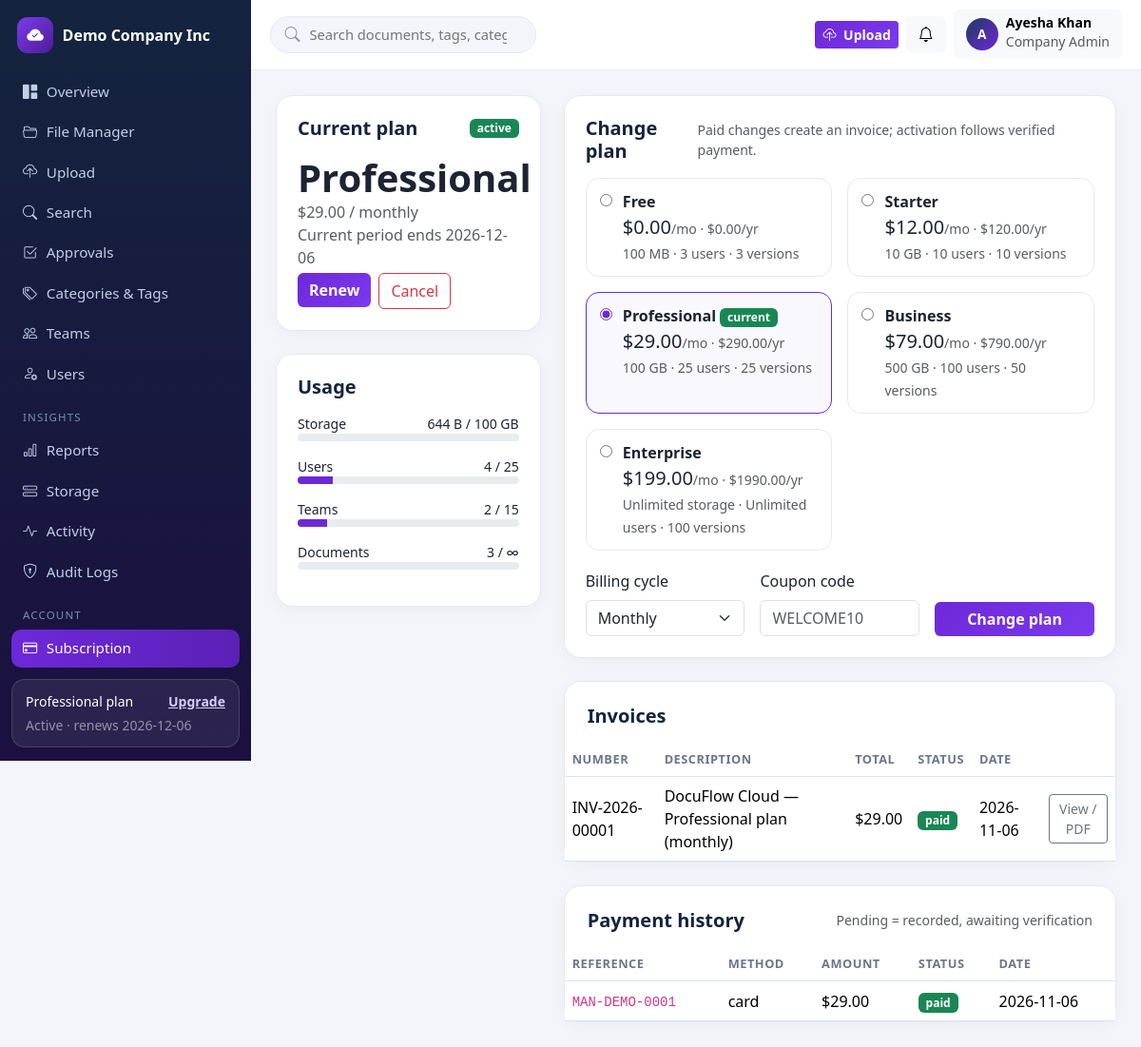
The page /app/subscription (signed in) on the database its author committed.
### tables this page shows
CREATE TABLE tenants (
    id INT UNSIGNED AUTO_INCREMENT PRIMARY KEY,
    name VARCHAR(160) NOT NULL,
    slug VARCHAR(180) NOT NULL UNIQUE,
    email VARCHAR(190) NOT NULL,
    logo VARCHAR(255) NULL,
    brand_color VARCHAR(9) NOT NULL DEFAULT '#1e3a5f',
    status ENUM('active','suspended') NOT NULL DEFAULT 'active',
    created_at TIMESTAMP NOT NULL DEFAULT CURRENT_TIMESTAMP,
    updated_at TIMESTAMP NOT NULL DEFAULT CURRENT_TIMESTAMP ON UPDATE CURRENT_TIMESTAMP,
    INDEX idx_tenants_status (status)
);

CREATE TABLE subscriptions (
    id INT UNSIGNED AUTO_INCREMENT PRIMARY KEY,
    tenant_id INT UNSIGNED NOT NULL,
    plan_id INT UNSIGNED NOT NULL,
    billing_cycle ENUM('monthly','yearly') NOT NULL DEFAULT 'monthly',
    status ENUM('trialing','active','past_due','cancelled','expired') NOT NULL DEFAULT 'trialing',
    trial_ends_at TIMESTAMP NULL,
    current_period_start TIMESTAMP NULL,
    current_period_end TIMESTAMP NULL,
    cancelled_at TIMESTAMP NULL,
    created_at TIMESTAMP NOT NULL DEFAULT CURRENT_TIMESTAMP,
    updated_at TIMESTAMP NOT NULL DEFAULT CURRENT_TIMESTAMP ON UPDATE CURRENT_TIMESTAMP,
    INDEX idx_sub_tenant (tenant_id),
    INDEX idx_sub_status (status),
    CONSTRAINT fk_sub_tenant FOREIGN KEY (tenant_id) REFERENCES tenants(id) ON DELETE CASCADE,
    CONSTRAINT fk_sub_plan FOREIGN KEY (plan_id) REFERENCES subscription_plans(id)
);

CREATE TABLE subscription_plans (
    id INT UNSIGNED AUTO_INCREMENT PRIMARY KEY,
    name VARCHAR(60) NOT NULL,
    slug VARCHAR(60) NOT NULL UNIQUE,
    price_monthly DECIMAL(10,2) NOT NULL DEFAULT 0,
    price_yearly DECIMAL(10,2) NOT NULL DEFAULT 0,
    storage_mb INT NOT NULL DEFAULT 100,        
    max_users INT NOT NULL DEFAULT 3,           
    max_file_mb INT NOT NULL DEFAULT 10,        
    max_teams INT NOT NULL DEFAULT 1,           
    version_history INT NOT NULL DEFAULT 3,
    features VARCHAR(500) NULL,
    is_active TINYINT(1) NOT NULL DEFAULT 1,
    created_at TIMESTAMP NOT NULL DEFAULT CURRENT_TIMESTAMP,
    updated_at TIMESTAMP NOT NULL DEFAULT CURRENT_TIMESTAMP ON UPDATE CURRENT_TIMESTAMP
);

CREATE TABLE users (
    id INT UNSIGNED AUTO_INCREMENT PRIMARY KEY,
    tenant_id INT UNSIGNED NULL,
    name VARCHAR(120) NOT NULL,
    email VARCHAR(190) NOT NULL UNIQUE,
    password_hash VARCHAR(255) NOT NULL,
    role VARCHAR(40) NOT NULL DEFAULT 'member',
    status ENUM('pending','active','disabled') NOT NULL DEFAULT 'pending',
    email_verified_at TIMESTAMP NULL,
    email_verification_token VARCHAR(64) NULL,
    last_login_at TIMESTAMP NULL,
    created_at TIMESTAMP NOT NULL DEFAULT CURRENT_TIMESTAMP,
    updated_at TIMESTAMP NOT NULL DEFAULT CURRENT_TIMESTAMP ON UPDATE CURRENT_TIMESTAMP,
    INDEX idx_users_tenant (tenant_id),
    INDEX idx_users_role (role),
    CONSTRAINT fk_users_tenant FOREIGN KEY (tenant_id) REFERENCES tenants(id) ON DELETE CASCADE
);

CREATE TABLE invoices (
    id INT UNSIGNED AUTO_INCREMENT PRIMARY KEY,
    tenant_id INT UNSIGNED NOT NULL,
    subscription_id INT UNSIGNED NULL,
    number VARCHAR(30) NOT NULL UNIQUE,
    description VARCHAR(255) NOT NULL,
    amount DECIMAL(10,2) NOT NULL,
    discount DECIMAL(10,2) NOT NULL DEFAULT 0,
    total DECIMAL(10,2) NOT NULL,
    status ENUM('unpaid','paid','void') NOT NULL DEFAULT 'unpaid',
    meta_plan_id INT UNSIGNED NULL,
    meta_cycle VARCHAR(10) NULL,
    paid_at TIMESTAMP NULL,
    created_at TIMESTAMP NOT NULL DEFAULT CURRENT_TIMESTAMP,
    INDEX idx_inv_tenant (tenant_id),
    CONSTRAINT fk_inv_tenant FOREIGN KEY (tenant_id) REFERENCES tenants(id) ON DELETE CASCADE,
    CONSTRAINT fk_inv_sub FOREIGN KEY (subscription_id) REFERENCES subscriptions(id) ON DELETE SET NULL
);

CREATE TABLE payments (
    id INT UNSIGNED AUTO_INCREMENT PRIMARY KEY,
    tenant_id INT UNSIGNED NOT NULL,
    invoice_id INT UNSIGNED NULL,
    amount DECIMAL(10,2) NOT NULL,
    currency CHAR(3) NOT NULL DEFAULT 'USD',
    method VARCHAR(40) NOT NULL DEFAULT 'manual',
     
    status ENUM('pending','paid','failed','refunded') NOT NULL DEFAULT 'pending',
    reference VARCHAR(80) NOT NULL,
    paid_at TIMESTAMP NULL,
    created_at TIMESTAMP NOT NULL DEFAULT CURRENT_TIMESTAMP,
    INDEX idx_pay_tenant (tenant_id),
    INDEX idx_pay_status (status),
    CONSTRAINT fk_pay_tenant FOREIGN KEY (tenant_id) REFERENCES tenants(id) ON DELETE CASCADE,
    CONSTRAINT fk_pay_invoice FOREIGN KEY (invoice_id) REFERENCES invoices(id) ON DELETE SET NULL
);

### resources/views/tenant/subscription.php (the view, shortened to what the rows shown need)
<?php $pageTitle = 'Subscription'; partial('app-open', compact('user', 'tenant', 'sub', 'unread', 'notifs', 'pageTitle')); ?>
<div class="row g-4">
  <div class="col-lg-4">
    <div class="panel mb-4">
      <div class="panel-head"><h5>Current plan</h5>
        <?php if ($sub): ?><span class="badge text-bg-<?= $effective === 'active' || $effective === 'trialing' ? 'success' : ($effective === 'past_due' ? 'warning' : 'danger') ?>"><?= e($effective) ?></span><?php endif; ?></div>
      <?php if ($sub): ?>
      <div class="display-6 fw-bold"><?= e($sub['plan_name']) ?></div>
      <p class="text-muted mb-1">$<?= e($sub['billing_cycle'] === 'yearly' ? $sub['price_yearly'] : $sub['price_monthly']) ?> / <?= e($sub['billing_cycle']) ?>
      <br>Current period ends <?= e(substr((string) $sub['current_period_end'], 0, 10)) ?></p>
      <div class="d-flex gap-2">
        <form method="post" action="<?= url('app/subscription/renew') ?>"><?= csrf_field() ?><button class="btn btn-purple">Renew</button></form>
        <form method="post" action="<?= url('app/subscription/cancel') ?>" onsubmit="return confirm('Cancel subscription at period end?')"><?= csrf_field() ?><button class="btn btn-outline-danger">Cancel</button></form>
      </div>
      <?php else: ?><p class="text-muted">No subscription found.</p><?php endif; ?>
    </div>
    <div class="panel">
      <div class="panel-head"><h5>Usage</h5></div>
      <?php $rows = [
        ['Storage', human_bytes($usage['storage']), $sub && (int) $sub['storage_mb'] >= 0 ? human_bytes((int) $sub['storage_mb'] * 1024 * 1024) : '∞', $sub && (int) $sub['storage_mb'] > 0 ? min(100, $usage['storage'] / ((int) $sub['storage_mb'] * 1024 * 1024) * 100) : 0],
        ['Users', (string) $usage['users'], $sub && (int) $sub['max_users'] >= 0 ? (string) (int) $sub['max_users'] : '∞', $sub && (int) $sub['max_users'] > 0 ? min(100, $usage['users'] / (int) $sub['max_users'] * 100) : 0],
        ['Teams', (string) $usage['teams'], $sub && (int) $sub['max_teams'] >= 0 ? (string) (int) $sub['max_teams'] : '∞', $sub && (int) $sub['max_teams'] > 0 ? min(100, $usage['teams'] / (int) $sub['max_teams'] * 100) : 0],
        ['Documents', (string) $usage['documents'], '∞', 0],
      ]; foreach ($rows as [$label, $used, $cap, $pct]): ?>
      <div class="mb-3"><div class="d-flex justify-content-between small"><span><?= e($label) ?></span><span><?= e($used) ?> / <?= e($cap) ?></span></div>
        <div class="progress" style="height:8px"><div class="progress-bar bg-purple" style="width:<?= round((float) $pct, 1) ?>%"></div></div></div>
      <?php endforeach; ?>
    </div>
  </div>
  <div class="col-lg-8">
    <div class="panel mb-4">
      <div class="panel-head"><h5>Change plan</h5><span class="text-muted small">Paid changes create an invoice; activation follows verified payment.</span></div>
      <form method="post" action="<?= url('app/subscription/change') ?>">
        <div class="row g-3">
          <?php foreach ($plans as $p): ?>
          <div class="col-md-6">
            <label class="plan-pick w-100">
              <input type="radio" name="plan_id" value="<?= (int) $p['id'] ?>" <?= $sub && (int) $sub['plan_id'] === (int) $p['id'] ? 'checked' : '' ?>>
              <span><strong><?= e($p['name']) ?></strong> <?= $sub && (int) $sub['plan_id'] === (int) $p['id'] ? '<span class="badge text-bg-success">current</span>' : '' ?><br>
              <span class="fs-5">$<?= e($p['price_monthly']) ?></span><small class="text-muted">/mo · $<?= e($p['price_yearly']) ?>/yr</small><br>
              <small class="text-muted"><?= (int) $p['storage_mb'] < 0 ? 'Unlimited storage' : human_bytes((int) $p['storage_mb'] * 1024 * 1024) ?> · <?= (int) $p['max_users'] < 0 ? 'Unlimited users' : (int) $p['max_users'] . ' users' ?> · <?= (int) $p['version_history'] ?> versions</small></span>
            </label>
          </div>
          <?php endforeach; ?>
        </div>
        <div class="row g-3 mt-1">
          <div class="col-md-4"><label class="form-label">Billing cycle</label>
            <select class="form-select" name="billing_cycle"><option value="monthly">Monthly</option><option value="yearly">Yearly</option></select></div>
          <div class="col-md-4"><label class="form-label">Coupon code</label>
            <input class="form-control" name="coupon" placeholder="WELCOME10"></div>
          <div class="col-md-4 d-flex align-items-end"><button class="btn btn-purple w-100">Change plan</button></div>
        </div>
      </form>
    </div>
    <div class="panel mb-4 p-0">
      <div class="panel-head px-4 pt-4"><h5>Invoices</h5></div>
      <table class="table table-hover align-middle mb-0">
        <thead><tr><th>Number</th><th>Description</th><th>Total</th><th>Status</th><th>Date</th><th></th></tr></thead>
        <tbody>
        <?php foreach ($invoices as $i): ?>
        <tr><td><?= e($i['number']) ?></td><td><?= e($i['description']) ?></td><td>$<?= number_format((float) $i['total'], 2) ?></td>
          <td><span class="badge text-bg-<?= $i['status'] === 'paid' ? 'success' : 'warning' ?>"><?= e($i['status']) ?></span></td>
          <td><?= e(substr((string) $i['created_at'], 0, 10)) ?></td>
          <td><a class="btn btn-sm btn-outline-secondary" href="<?= url('app/invoices/' . (int) $i['id']) ?>">View / PDF</a></td></tr>
        <?php endforeach; ?>
        </tbody>
      </table>
    </div>
    <div class="panel p-0">
      <div class="panel-head px-4 pt-4"><h5>Payment history</h5><span class="text-muted small">Pending = recorded, awaiting verification</span></div>
      <table class="table table-hover align-middle mb-0">
        <thead><tr><th>Reference</th><th>Method</th><th>Amount</th><th>Status</th><th>Date</th></tr></thead>
        <tbody>
        <?php foreach ($payments as $pay): ?>
        <tr><td><code><?= e($pay['reference']) ?></code></td><td><?= e($pay['method']) ?></td><td>$<?= number_format((float) $pay['amount'], 2) ?></td>
          <td><span class="badge text-bg-<?= $pay['status'] === 'paid' ? 'success' : ($pay['status'] === 'failed' ? 'danger' : 'warning') ?>"><?= e($pay['status']) ?></span></td>
          <td><?= e(substr((string) $pay['created_at'], 0, 10)) ?></td></tr>
        <?php endforeach; ?>
        </tbody>
      </table>
    </div>
  </div>
</div>

### routes/web.php (shortened to what the rows shown need)
<?php
function dispatch(string $method, string $uri): void
{
    $path = trim(parse_url($uri, PHP_URL_PATH) ?? '/', '/');
    foreach ($GLOBALS['routes'] as [$m, $pattern, $handler]) {
        if ($m !== $method) continue;
        $regex = '#^' . preg_replace('#\{[a-zA-Z_]+\}#', '([^/]+)', $pattern) . '$#';
        if (preg_match($regex, $path, $matches)) {
            array_shift($matches);
            $args = array_map(fn($v) => ctype_digit((string) $v) ? (int) $v : $v, $matches);
            [$class, $action] = $handler;
            (new $class())->$action(...$args);
            return;
        }
    }
}

### resources/views/partials/app-open.php (shortened to what the rows shown need)
<!DOCTYPE html>
<html lang="en">
<head>
<link href="https://cdn.jsdelivr.net/npm/bootstrap@5.3.3/dist/css/bootstrap.min.css" rel="stylesheet">
<link href="https://cdn.jsdelivr.net/npm/bootstrap-icons@1.11.3/font/bootstrap-icons.min.css" rel="stylesheet">
<link href="<?= url('assets/css/app.css') ?>" rel="stylesheet">
</head>
<body>
<div class="app-shell">
  <aside class="app-sidebar" id="appSidebar">
    <a class="sidebar-brand" href="<?= url('app') ?>">
      <?php if (!empty($tenant['logo'])): ?><img src="<?= url($tenant['logo']) ?>" alt="" class="sidebar-logo">
      <?php else: ?><span class="brand-mark"><i class="bi bi-cloud-check-fill"></i></span><?php endif; ?>
      <span class="sidebar-brand-text"><?= e($tenant['name'] ?? 'DocuFlow') ?></span>
    </a>
    <nav class="sidebar-nav">
      <a href="<?= url('app') ?>"><i class="bi bi-grid-1x2-fill"></i> Overview</a>
      <a href="<?= url('app/files') ?>"><i class="bi bi-folder2-open"></i> File Manager</a>
      <a href="<?= url('app/upload') ?>"><i class="bi bi-cloud-upload"></i> Upload</a>
      <a href="<?= url('app/search') ?>"><i class="bi bi-search"></i> Search</a>
      <a href="<?= url('app/approvals') ?>"><i class="bi bi-check2-square"></i> Approvals</a>
      <a href="<?= url('app/taxonomy') ?>"><i class="bi bi-tags"></i> Categories & Tags</a>
      <a href="<?= url('app/teams') ?>"><i class="bi bi-people"></i> Teams</a>
      <a href="<?= url('app/users') ?>"><i class="bi bi-person-gear"></i> Users</a>
      <div class="sidebar-heading">Insights</div>
      <a href="<?= url('app/reports') ?>"><i class="bi bi-bar-chart"></i> Reports</a>
      <a href="<?= url('app/storage') ?>"><i class="bi bi-hdd-stack"></i> Storage</a>
      <a href="<?= url('app/activity') ?>"><i class="bi bi-activity"></i> Activity</a>
      <a href="<?= url('app/audit') ?>"><i class="bi bi-shield-lock"></i> Audit Logs</a>
      <div class="sidebar-heading">Account</div>
      <a href="<?= url('app/subscription') ?>"><i class="bi bi-credit-card"></i> Subscription</a>
      <a href="<?= url('app/profile') ?>"><i class="bi bi-person-circle"></i> Profile</a>
    </nav>
    <?php if (!empty($sub)): $usedPct = isset($storagePct) ? $storagePct : 0; ?>
    <div class="sidebar-plan">
      <div class="d-flex justify-content-between small"><span><?= e($sub['plan_name']) ?> plan</span><a href="<?= url('app/subscription') ?>">Upgrade</a></div>
      <div class="text-white-50 small mt-1"><?= e(ucfirst(SubscriptionService::effectiveStatus($sub))) ?> · renews <?= e(substr((string) $sub['current_period_end'], 0, 10)) ?></div>
    </div>
    <?php endif; ?>
  </aside>
  <div class="app-main">
    <header class="app-topbar">
      <form class="topbar-search d-none d-md-flex" method="get" action="<?= url('app/search') ?>">
        <i class="bi bi-search"></i>
        <input type="search" name="q" placeholder="Search documents, tags, categories…" value="<?= e($_GET['q'] ?? '') ?>">
      </form>
      <div class="ms-auto d-flex align-items-center gap-2">
        <a class="btn btn-purple btn-sm" href="<?= url('app/upload') ?>"><i class="bi bi-cloud-upload me-1"></i> Upload</a>
        <div class="dropdown">
          <button class="btn btn-light position-relative" data-bs-toggle="dropdown" aria-label="Notifications">
            <i class="bi bi-bell"></i>
          </button>
        </div>
        <div class="dropdown">
          <button class="btn btn-light d-flex align-items-center gap-2" data-bs-toggle="dropdown">
            <span class="avatar"><?= e(strtoupper(substr($user['name'], 0, 1))) ?></span>
            <span class="d-none d-md-block text-start"><span class="d-block fw-semibold small lh-1"><?= e($user['name']) ?></span>
            <span class="text-muted small lh-1"><?= e(ucwords(str_replace('_', ' ', $user['role']))) ?></span></span>
          </button>
        </div>
      </div>
    </header>
    <main class="app-content">

### rows shown on the page
tenants: name "Demo Company Inc"
subscriptions: plan.name "Professional", status "Active", current_period_end "2026-12-06", plan.price_monthly "29.00", billing_cycle "monthly", plan_id "☐ Free $0.00/mo · $0.00/yr 100 M", plan_id "☐ Starter $12.00/mo · $120.00/yr", plan_id "☑ Professional current $29.00/mo", plan_id "☐ Business $79.00/mo · $790.00/y", plan_id "☐ Enterprise $199.00/mo · $1990."
users: name "A", name "Ayesha Khan", role "Company Admin"
subscription_plans: name "Free", price_monthly "0.00", price_yearly "0.00", human_bytes((int)$p['storage_mb']*1024*1024) "100 MB", max_users "3", version_history "3"
subscription_plans: name "Starter", price_monthly "12.00", price_yearly "120.00", human_bytes((int)$p['storage_mb']*1024*1024) "10 GB", max_users "10", version_history "10"
subscription_plans: name "Professional", shows "current", price_monthly "29.00", price_yearly "290.00", human_bytes((int)$p['storage_mb']*1024*1024) "100 GB", max_users "25", version_history "25"
subscription_plans: name "Business", price_monthly "79.00", price_yearly "790.00", human_bytes((int)$p['storage_mb']*1024*1024) "500 GB", max_users "100", version_history "50"
subscription_plans: name "Enterprise", price_monthly "199.00", price_yearly "1990.00", storage_mb "Unlimited storage", max_users "Unlimited users", version_history "100"
invoices: number "INV-2026-00001", description "DocuFlow Cloud — Professional plan (monthly)", total "29.00", status "paid", created_at "2026-11-06"
payments: reference "MAN-DEMO-0001", method "card", amount "29.00", status "paid", created_at "2026-11-06"

### other values the page prints
$effective "active"
$label "Storage"
$used "644 B"
$cap "100 GB"
$label "Users"
$used "4"
$cap "25"
$label "Teams"
$used "2"
$cap "15"
$label "Documents"
$used "3"
$cap "∞"
